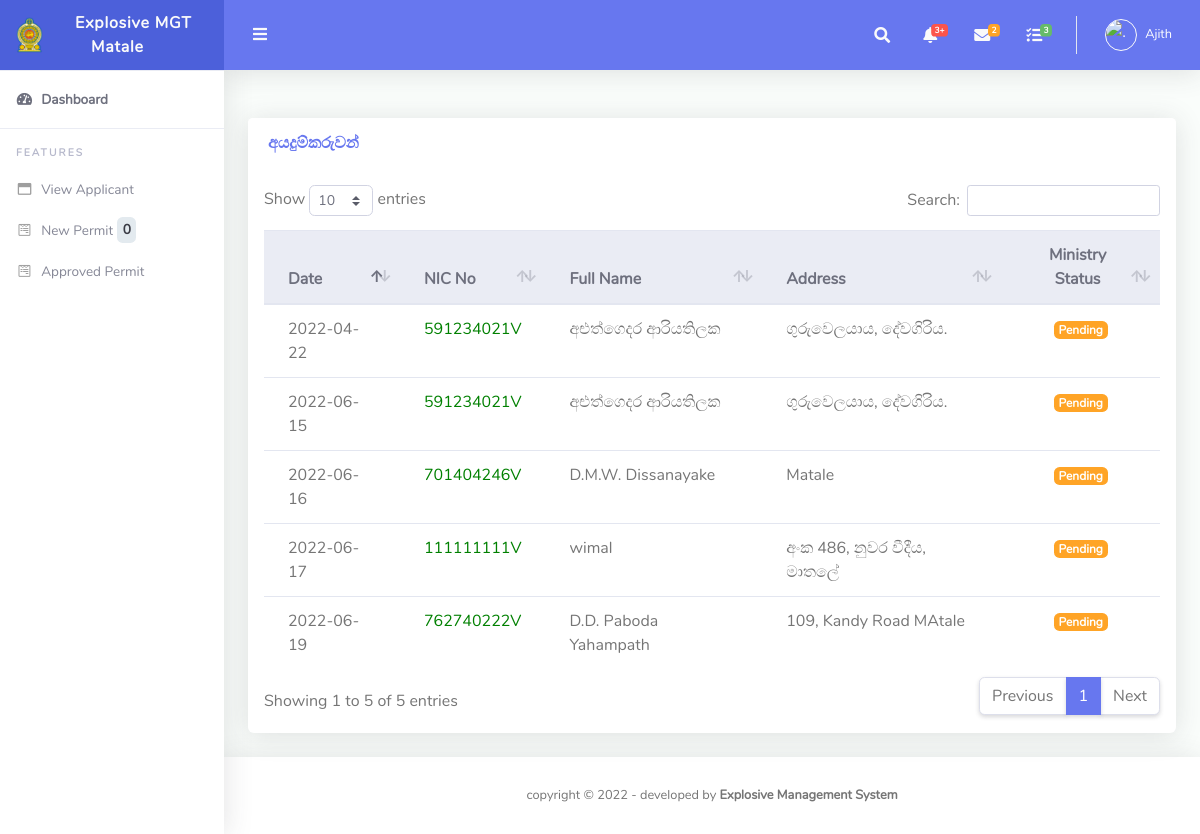
The app's page /users/ga/view_table.php (signed in) with its own data.
### tables this page shows
CREATE TABLE `users` (
  `id` int(11) NOT NULL,
  `fname` varchar(255) DEFAULT NULL,
  `lname` varchar(255) DEFAULT NULL,
  `email` varchar(255) DEFAULT NULL,
  `password` varchar(300) DEFAULT NULL,
  `contactno` varchar(11) DEFAULT NULL,
  `role` varchar(50) NOT NULL,
  `file_name` varchar(500) NOT NULL,
  `uploaded_on` date DEFAULT NULL,
  `district` varchar(500) NOT NULL,
  `nic` varchar(20) DEFAULT NULL
);

CREATE TABLE `applicant` (
  `id` int(11) NOT NULL,
  `nic` varchar(15) NOT NULL,
  `fullname` varchar(75) NOT NULL,
  `addres` varchar(150) NOT NULL,
  `disignation` varchar(75) NOT NULL,
  `anualIncome` decimal(10,0) NOT NULL,
  `age` int(11) DEFAULT NULL,
  `police` varchar(25) NOT NULL,
  `date` timestamp NOT NULL DEFAULT current_timestamp() ON UPDATE current_timestamp(),
  `mobile1` varchar(10) DEFAULT NULL,
  `mobile2` varchar(10) DEFAULT NULL,
  `district` varchar(50) NOT NULL
);

CREATE TABLE `permit` (
  `perid` int(11) NOT NULL,
  `nic` varchar(15) NOT NULL,
  `pstore` varchar(100) NOT NULL,
  `permitdu` varchar(50) DEFAULT NULL,
  `Premiums` varchar(50) DEFAULT NULL,
  `task` varchar(40) NOT NULL,
  `quarryad` varchar(100) NOT NULL,
  `gnd` varchar(25) NOT NULL,
  `ds` varchar(25) NOT NULL,
  `police` varchar(25) NOT NULL,
  `offence` varchar(200) NOT NULL,
  `appdate` date NOT NULL,
  `stdate` timestamp NOT NULL DEFAULT current_timestamp() COMMENT 'saved date',
  `isread_exp` int(11) NOT NULL DEFAULT 0,
  `isread_ga` int(11) NOT NULL DEFAULT 0,
  `isread_ministry` int(11) NOT NULL DEFAULT 0,
  `expOffApprove` int(11) DEFAULT 0 COMMENT '0- new, 1- Approve, 2- not approve',
  `gaApprove` int(11) DEFAULT 0,
  `ministryApprove` int(11) DEFAULT 0,
  `stat` varchar(50) NOT NULL COMMENT 'Exp Off,GA, Ministry',
  `aplicant_id` int(11) DEFAULT NULL,
  `expno` varchar(25) NOT NULL,
  `price` int(50) NOT NULL,
  `oldrequest` varchar(10) NOT NULL,
  `oldreq_no` varchar(15) NOT NULL,
  `police_approve` varchar(10) NOT NULL,
  `old_coppies` varchar(10) NOT NULL,
  `stock_premiums` varchar(10) NOT NULL,
  `rules` varchar(300) NOT NULL,
  `other_facts` varchar(300) NOT NULL,
  `monthly_product` varchar(50) NOT NULL,
  `my_stat` varchar(10) NOT NULL,
  `c_approval_no` varchar(50) NOT NULL,
  `c_approval_date` date DEFAULT NULL,
  `quarryid` int(10) NOT NULL,
  `district` varchar(50) NOT NULL,
  `qtpremiums` varchar(50) NOT NULL,
  `expapp_date` date DEFAULT NULL,
  `min_file_no` varchar(25) NOT NULL
);

### users/ga/view_table.php (the view, shortened to what this page needs)
<?php
require_once('../../include/config.php');
?>
<!DOCTYPE html>
<html lang="en">
<head>
  <link href="../../assets/vendor/fontawesome-free/css/all.min.css" rel="stylesheet" type="text/css">
  <link href="../../assets/vendor/bootstrap/css/bootstrap.min.css" rel="stylesheet" type="text/css">
  <link href="../../assets/css/ruang-admin.min.css" rel="stylesheet">
  <link href="../../assets/vendor/datatables/dataTables.bootstrap4.min.css" rel="stylesheet">
</head>
<body id="page-top">
  <div id="wrapper">
     <?php
   include 'include/sidebar.php';
   ?>
    <div id="content-wrapper" class="d-flex flex-column">
      <div id="content">
         <?php
		include 'include/header.php';
		?>
        <div class="container-fluid" id="container-wrapper">
          <div class="row">
            <div class="col-lg-12">
              <div class="card mb-4">
                <div class="card-header py-3 d-flex flex-row align-items-center justify-content-between">
                  <h6 class="m-0 font-weight-bold text-primary">අයදුම්කරුවන්</h6>
                </div>
                <div class="table-responsive p-3">
                  <table class="table align-items-center table-flush" id="dataTable">
                    <thead class="thead-light">
                            <tr>
							<th>Date</th>
                            <th>NIC No</th>
                                <th>Full Name</th>
                                <th>Address</th>
                                <th><center>Ministry Status</center></th>
                            </tr>
                        </thead>
                        <tbody>
         <?php
$query = $conn->query("SELECT * FROM applicant LEFT JOIN permit ON applicant.id=permit.aplicant_id WHERE applicant.district='$dis' ORDER BY applicant.id DESC");
if($query->num_rows>0){
while($row=$query->fetch_assoc()){
  $id=$row["id"];
  $mn=$row['ministryApprove'];
  $perid=$row['perid'];
  $datea=$row['appdate'];
echo" <tr><td>$datea</td>
<td > <a href='aplicant_view.php?id=$id&pid=$perid' > <span style=color:green> ". $row["nic"]. " </span></a></td>
";
echo "<td>". $row["fullname"]. "</td>
<td>". $row["addres"]. "</td>";
if($mn == '1')
{
  echo " <td><center><span class='badge badge-success'>Approved</span></center></td>";
}
else if($mn == '2')
{
echo " <td><center><span class='badge badge-danger'> Reject</span></center></td>";
}
else if($mn == '0')
{
echo " <td><center><span class='badge badge-warning'> Pending</span></center></td>";
}
  }
}
else{
echo "No Details";
}
?>
            </tr>
                    </tbody>
                  </table>
                </div>
              </div>
            </div>
</div>
        </div>
      </div>
       <?php include '../../include/footer.php';?>
    </div>
  </div>
</body>
</html>

### users/ga/include/sidebar.php (shortened to what this page needs)
<?php
  $uid =  $_SESSION["id"] ;
  $k = $conn->query("SELECT * from users  WHERE id = $uid ");
  if($k !== false && $k->num_rows > 0){
  while($row=$k->fetch_assoc()){
  $d=$row["district"];
    }
  }
?>
<ul class="navbar-nav sidebar sidebar-light accordion" id="accordionSidebar">
      <a class="sidebar-brand d-flex align-items-center justify-content-center" href="index.php">
        <div class="sidebar-brand-icon">
          <img src="../../assets/img/logo/logo.png">
        </div>
        <marquee behavior="alternate" scrolldelay="400"><div class="sidebar-brand-text mx-3">Explosive MGT <?php echo $d; ?></div></marquee>
      </a>
      <hr class="sidebar-divider my-0">
      <li class="nav-item active">
        <a class="nav-link" href="index.php">
          <i class="fas fa-fw fa-tachometer-alt"></i>
          <span>Dashboard</span></a>
      </li>
      <hr class="sidebar-divider">
      <div class="sidebar-heading">
        Features
      </div>
      <li class="nav-item">
        <a class="nav-link collapsed" href="view_table.php"
          aria-expanded="true" aria-controls="collapseBootstrap">
          <i class="far fa-fw fa-window-maximize"></i>
          <span>View Applicant</span>
        </a>
	</li>
  <li class="nav-item">
<a class='nav-link collapsed'  href='exp_approved.php' aria-expanded='true' aria-controls='collapseBootstrap'>
          <i class='fab fa-fw fa-wpforms'></i>
          <span>New Permit</span>
          <span class="badge badge-light">
<?php
$uid =  $_SESSION["id"] ;
$us = $conn->query("SELECT * from users  WHERE id = $uid ");
if($us !== false && $us->num_rows > 0){
while($row=$us->fetch_assoc()){
$dis=$row["district"];
}
}
$sql="SELECT * FROM permit WHERE expOffApprove='1' AND district='$dis'";
if ($result=mysqli_query($conn,$sql))
  {
  $rowcount=mysqli_num_rows($result);
  printf(" %d\n",$rowcount);
  }
?></span>
</a>
</li>
  <li class="nav-item">
        <a class="nav-link collapsed" href="app_permit.php"
          aria-expanded="true" aria-controls="collapseBootstrap">
          <i class="fab fa-fw fa-wpforms"></i>
          <span>Approved Permit</span>
        </a>
	</li>
    </ul>

### users/ga/include/header.php (shortened to what this page needs)
<?php
      $uid =  $_SESSION["id"] ;
 $query5 = $conn->query("SELECT * from users  WHERE id = $uid ");
if($query5 !== false && $query5->num_rows > 0){
  while($row=$query5->fetch_assoc()){
  $imageURL='../../assets/img/logo/'.$row["file_name"];
  $role=$row["fname"];
  }
}
?>
<nav class="navbar navbar-expand navbar-light bg-navbar topbar mb-4 static-top">
          <button id="sidebarToggleTop" class="btn btn-link rounded-circle mr-3">
            <i class="fa fa-bars"></i>
          </button>
          <ul class="navbar-nav ml-auto">
            <li class="nav-item dropdown no-arrow">
              <a class="nav-link dropdown-toggle" href="#" id="searchDropdown" role="button" data-toggle="dropdown"
                aria-haspopup="true" aria-expanded="false">
                <i class="fas fa-search fa-fw"></i>
              </a>
            </li>
            <li class="nav-item dropdown no-arrow mx-1">
              <a class="nav-link dropdown-toggle" href="#" id="alertsDropdown" role="button" data-toggle="dropdown"
                aria-haspopup="true" aria-expanded="false">
                <i class="fas fa-bell fa-fw"></i>
                <span class="badge badge-danger badge-counter">3+</span>
              </a>
            </li>
            <li class="nav-item dropdown no-arrow mx-1">
              <a class="nav-link dropdown-toggle" href="#" id="messagesDropdown" role="button" data-toggle="dropdown"
                aria-haspopup="true" aria-expanded="false">
                <i class="fas fa-envelope fa-fw"></i>
                <span class="badge badge-warning badge-counter">2</span>
              </a>
            </li>
            <li class="nav-item dropdown no-arrow mx-1">
              <a class="nav-link dropdown-toggle" href="#" id="messagesDropdown" role="button" data-toggle="dropdown"
                aria-haspopup="true" aria-expanded="false">
                <i class="fas fa-tasks fa-fw"></i>
                <span class="badge badge-success badge-counter">3</span>
              </a>
            </li>
            <li class="nav-item dropdown no-arrow">
              <a class="nav-link dropdown-toggle" href="#" id="userDropdown" role="button" data-toggle="dropdown"
                aria-haspopup="true" aria-expanded="false">
              <?php  echo "<img class='img-profile rounded-circle' id='scream' width='50' height='50'src='$imageURL' alt='.'>"; ?>
                <span class="ml-2 d-none d-lg-inline text-white small"><?php echo $role; ?></span>
              </a>
            </li>
          </ul>
        </nav>

### records on screen
users: district "Matale", fname "Ajith"
applicant: permit.appdate "2022-06-19", permit.nic "762740222V", fullname "D.D. Paboda Yahampath", addres "109, Kandy Road MAtale"
applicant: permit.appdate "2022-06-17", permit.nic "111111111V", fullname "wimal", addres "අංක 486, නුවර වීදීය, මාතලේ"
applicant: permit.appdate "2022-06-16", permit.nic "701404246V", fullname "D.M.W. Dissanayake", addres "Matale"
applicant: permit.appdate "2022-04-22", permit.nic "591234021V", fullname "අළුත්ගෙදර ආරියතිලක", addres "ගුරුවෙලයාය, දේවගිරිය.", permit.appdate "2022-06-15"

### other values on screen
$rowcount "0"
